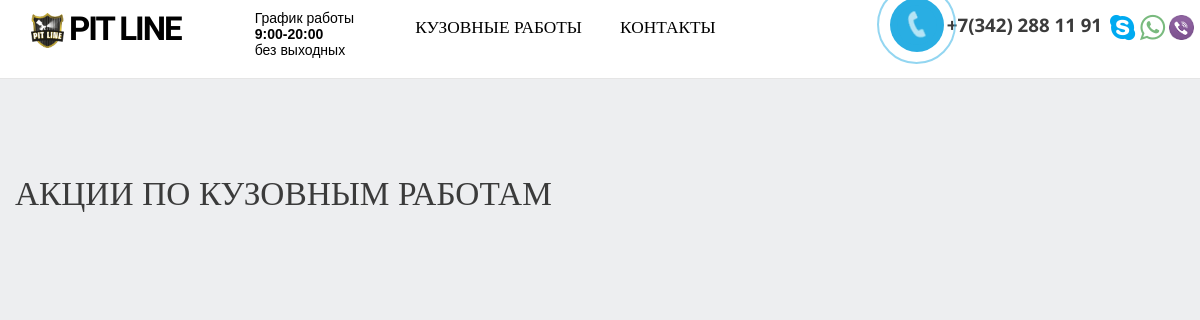
The app's page /akcii, older data.
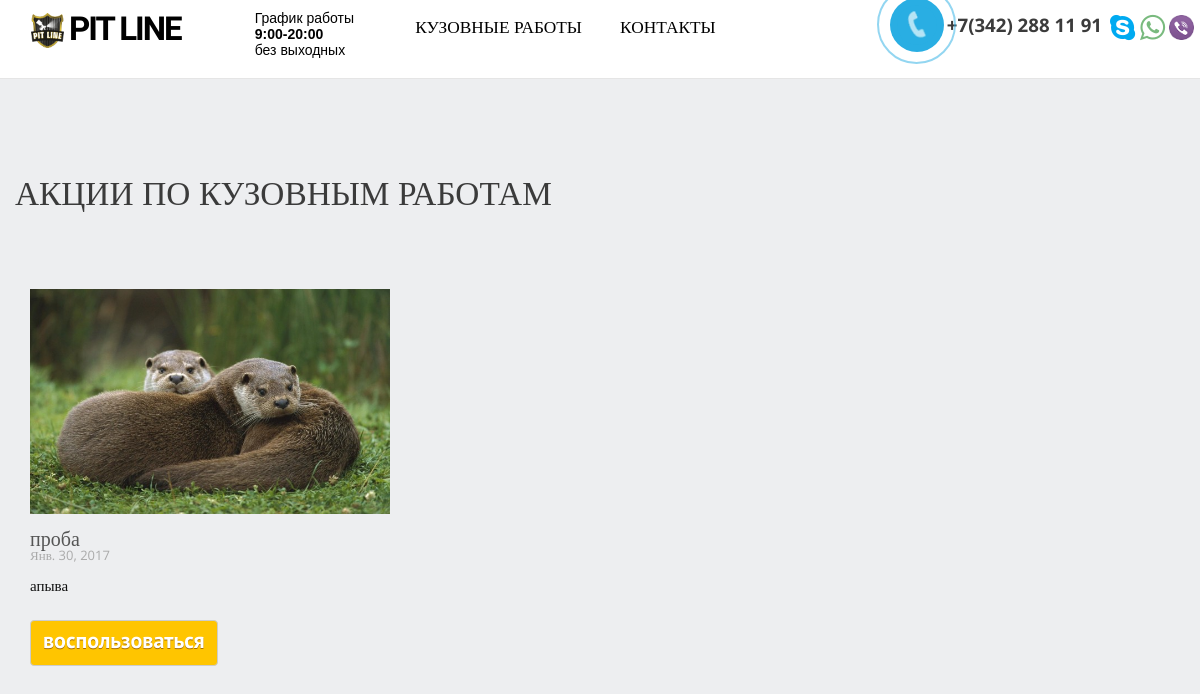
The same page, newer data.
### action/models.py (models this page shows)
class Action(models.Model):
    title = models.CharField(max_length=255)
    text = models.TextField()
    img = models.ImageField()
    date= models.DateField(auto_now_add=True)

### action/views.py (the view)
# urls.py: url(r'^akcii', ActionListView.as_view(), name='action-index'),
class ActionListView(ListView):
    model =Action

### action/templates/action/action_list.html (shortened to what this page needs)
﻿{%extends 'base.html'%}
{%block content%}
<div class="container">
    <div class="row action_title">
        <h3>АКЦИИ ПО КУЗОВНЫМ РАБОТАМ</h3>
    </div>
	<div class="row">
	 {%for act in object_list%}
		<div class="col-md-4 ">
			<div class="action__card">
			    <div class="action__img"><img src={{act.img.url}}></div>
			    <div class="action__title">{{act.title}}</div>
			    <div class="action__date">{{act.date}}</div>
			    <div class="action__text">{{act.text}}</div>
                <div class="action__btn">
                    <a onClick="popup('makeorder', 'УСЛУГИ', 'Заявка на акцию {{act.title}}')" rel="leanModal" name="makeorder" href="#makeorder">  <button type="button" class="btn btn-default" >воспользоваться</button></a>
                </div>
		    </div>
	  </div>
		{%endfor%}
	</div>
</div>
{%endblock%}

### app/templates/base.html (shortened to what this page needs)
﻿<!DOCTYPE html>
<head>
    {% load staticfiles %}
    <link rel="stylesheet" type="text/css" href="{% static 'app/content/bootstrap.min.css' %}" />
    <link rel="stylesheet" type="text/css" href="{% static 'app/content/font-awesome/css/font-awesome.min.css' %}" />
    <link rel="stylesheet" type="text/css" href="{% static 'app/content/site.css' %}" />
    <link rel="stylesheet" href="{% static 'app/js/fancybox/jquery.fancybox8cbb.css' %}" />
    <link rel="stylesheet" href="{% static 'app/content/reset.css' %}" />
    <link rel="stylesheet" href="{% static 'app/content/fonts.css' %}" />
    <link rel="stylesheet" href="{% static 'app/content/style.css' %}" />
</head>
<body>
    <div class="navbar navbar-inverse navbar-fixed-top">
        <div class="navbar__iner">
            <div class="navbar ">
                <div class="schedule ">
                    <div class="col-md-7 col-xs-7">
                        <a href="/" class="navbar-brand">
                            <img class="logo-img" alt="сервисный центр pitline" title="ервисный центр pitline" src="{%static 'app/images/logo_new.png'%}">
                            <div class="logo_text">
                                pit line
                            </div>
                        </a>
                    </div>
                    <div class="col-md-5 col-xs-5" style="color:black; font-family: 'Dosis', sans-serif;">
                        График работы <br />
                        <label style="font-weight:bold; padding-top:2px; padding-bottom:2px">9:00-20:00</label><br />
                        без выходных
                    </div>
                </div>
                <ul class="nav navbar-nav ">
                    <li><a href="{% url 'home' %}">Кузовные работы</a></li>
                    <li><a href="{% url 'contact' %}">Контакты</a></li>
                </ul>
                <div class="head__contcts ">
                    <div class="head__contcts__mobilehide">
                    <a href="#"  title="мы в viber"  id="viber__a">
                        <div class="icons_viber">
                        </div>
                    </a>
                    <div class="icons_wa">
                        <a href="#"  title="мы в watsapp" id="watsapp__a">
                            <i class="fa fa-whatsapp fa-1x" aria-hidden="true"></i>
                        </a>
                    </div>
                    <div class="icons_sk">
                        <a href='skype:live:657ca1949b46deae?chat' target="_blank" title="мы в skype">
                            <i class="fa fa-skype fa-1x" aria-hidden="true"></i>
                        </a>
                    </div>
                    </div>
                    <div class="head__phone">
                        <a href="tel:+73422881191" id="popup__toggle" onclick="return false;"><div class="img-circle" style="transform-origin: center;"><div class="img-circleblock" style="transform-origin: center;"></div></div></a>
                        <div class="head__contcts__mobilehide"> +7(342) 288 11 91</div>
                    </div>
                </div>
            </div>
        </div>
    </div>
    <div class="body-content-main">
        {% block content %}{% endblock %}
</body>
</html>

### app/static/app/content/site.css (style rules this page uses)
.head__phone { font-size:14pt; float:right; height:50px; text-align:center; padding-top: 15px; -moz-padding-top: 0px; padding-bottom: 15px; margin-left:5px; margin-right:5px; }
.navbar-brand img { height:35px; margin-top:2px; margin-right:5px; }
.body-content-main { margin-top:130px; background-image:none!important; }
.action__text { margin-bottom: 22px; color: #111; font-size: 15px; font-weight: 300; line-height: 1.75; }
.action__img { margin-bottom:15px; }
.action__img img { width: 100%; }
.action__text { text-overflow:ellipsis; color: #111; font-size: 15px; font-weight: 300; line-height: 1.75; }
.action__date { margin-bottom: 10px; font-size: 13px; text-decoration: none; color: #aaa; -webkit-transition: all 0.27s cubic-bezier(0.300, 0.100, 0.580, 1.000); -moz-transition: all 0.27s cubic-bezier(0.300, 0.100, 0.580, 1.000); -o-transition: all 0.27s cubic-bezier(0.300, 0.100, 0.580, 1.000); -ms-transition: all 0.27s cubic-bezier(0.300, 0.100, 0.580, 1.000); transition: all 0.27s cubic-bezier(0.300, 0.100, 0.580, 1.000); }
.action__title { color: #555; text-decoration: none; -webkit-transition: all 0.27s cubic-bezier(0.300, 0.100, 0.580, 1.000); -moz-transition: all 0.27s cubic-bezier(0.300, 0.100, 0.580, 1.000); -o-transition: all 0.27s cubic-bezier(0.300, 0.100, 0.580, 1.000); -ms-transition: all 0.27s cubic-bezier(0.300, 0.100, 0.580, 1.000); transition: all 0.27s cubic-bezier(0.300, 0.100, 0.580, 1.000); font-size: 20px; font-weight: 300; }
.action__card { margin-top:80px; background-color:transparent; }
.action__btn button { color: #777; background: #ffc500; color: #fff; text-shadow: 0px 1px 0px #a86f05; font-size: 22px; font-family: 'pt_bold'; text-shadow: 0px 1px 0px #a86f05; transition: all 0.4s; }
.navbar-inverse { border-color: #e5e5e5; }
.schedule { margin-right:30px; margin-top:10px; float:left; font-size:14px; }
.action_title { font-family: 'Russo One', sans-ser/if; font-size: 25pt; margin-top:30px; }
.icons_sk, .icons_wa, .icons_viber, .icons_director { border: none; float:right; font-size: 22pt; height: 34px; width: 30px; text-align: center; margin-top:9px; margin-bottom:5px; padding:3px; }
.icons_sk { color:#00aaf1; }
.icons_wa { color:#79BA7E; }
.icons_viber { background-image: url(/static/viber-icon.png); background-repeat: no-repeat; border-radius:30%; margin-top:14px; margin-left:2px; opacity:0.87; }
.logo_text { text-transform:uppercase; font-size: 33px; color: #000; font-stretch: ultra-expanded; font-family: 'Archivo Black', sans-serif; letter-spacing:-2px; font-weight: bold; margin-top:8px; }
.logo-img { float:left; }
.navbar-brand { min-width:250px; }
#popup__toggle { position:relative; bottom:-43px; right:10px; margin-right:56px; }
.img-circle { background-color:#29AEE3;box-sizing:content-box;-webkit-box-sizing:content-box; }
.img-circle { box-sizing:content-box;-webkit-box-sizing:content-box;width:36px;height:36px;bottom: 14px;right: 49px;position:absolute;-webkit-border-radius: 100%;-moz-border-radius: 100%;border-radius: 100%;border: 2px solid transparent;opacity: .7; }
.img-circleblock { box-sizing:content-box;-webkit-box-sizing:content-box;width:36px;height:36px;background-image:url(/static/app/images/phone.png);background-position: center center;background-repeat:no-repeat;animation-name: tossing;-webkit-animation-name: tossing;animation-duration: 1.5s;-webkit-animation-duration: 1.5s;animation-iteration-count: infinite;-webkit-animation-iteration-count: infinite; }

### app/static/app/content/style.css (style rules this page uses)
* { margin:0; padding:0; }
.navbar__iner { max-width: 1300px; margin: 0 auto; min-width: 980px; }
html, body { margin:0; padding:0; width:100%; -webkit-text-size-adjust:none; }
body { font-size:16px; line-height: 1; color:#3b3b3b; font-family: "Open Sans"; -webkit-background-size: cover; -moz-background-size: cover; -o-background-size: cover; background-size: cover; background-color:#EDEEF0; }
a { text-decoration:none; color:inherit; -webkit-transition: all 0.4s; -moz-transition: all 0.4s; transition: all 0.4s; }
.navbar-nav { margin:0px; color:#000000; font-size:13pt; text-align:center; text-transform:uppercase; margin-left:-40px; }
.nav > li { float:none; display: inline-block; }
.navbar-brand { padding: 0px 15px; }
.navbar-inverse { background-color: #ffffff; min-width:960px }
.navbar-inverse .navbar-nav>li>a { color:#000000; }
.head__contcts__mobilehide { font-weight: bold; }

Row changes from the older to the newer data that the page shows:
added Action: img (picture), title "проба", date "Янв. 30, 2017", text "апыва"
